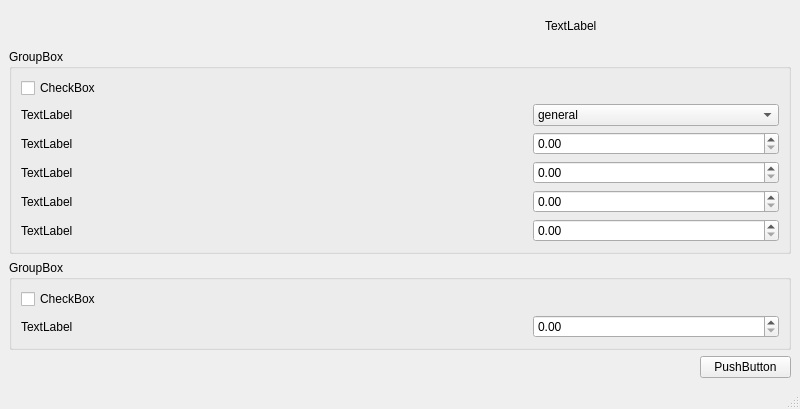
<?xml version="1.0" encoding="UTF-8"?>
<ui version="4.0">
 <class>EnoughCapitalInvPortfolioMaking</class>
 <widget class="QMainWindow" name="EnoughCapitalInvPortfolioMaking">
  <property name="geometry">
   <rect>
    <x>0</x>
    <y>0</y>
    <width>800</width>
    <height>409</height>
   </rect>
  </property>
  <property name="windowTitle">
   <string>MainWindow</string>
  </property>
  <widget class="QWidget" name="centralwidget">
   <layout class="QGridLayout" name="gridLayout_3">
    <item row="0" column="0">
     <spacer name="horizontalSpacer">
      <property name="orientation">
       <enum>Qt::Horizontal</enum>
      </property>
      <property name="sizeHint" stdset="0">
       <size>
        <width>526</width>
        <height>20</height>
       </size>
      </property>
     </spacer>
    </item>
    <item row="0" column="1">
     <widget class="QLabel" name="enoughCapitalInvPortfMakingLabel">
      <property name="text">
       <string>TextLabel</string>
      </property>
     </widget>
    </item>
    <item row="0" column="2" colspan="2">
     <spacer name="horizontalSpacer_2">
      <property name="orientation">
       <enum>Qt::Horizontal</enum>
      </property>
      <property name="sizeHint" stdset="0">
       <size>
        <width>192</width>
        <height>20</height>
       </size>
      </property>
     </spacer>
    </item>
    <item row="1" column="0" colspan="4">
     <widget class="QGroupBox" name="stocksGroupBox">
      <property name="title">
       <string>GroupBox</string>
      </property>
      <layout class="QGridLayout" name="gridLayout">
       <item row="0" column="0" colspan="2">
        <widget class="QCheckBox" name="stockEmissionCheckBox">
         <property name="text">
          <string>CheckBox</string>
         </property>
        </widget>
       </item>
       <item row="0" column="2" colspan="2">
        <spacer name="horizontalSpacer_3">
         <property name="orientation">
          <enum>Qt::Horizontal</enum>
         </property>
         <property name="sizeHint" stdset="0">
          <size>
           <width>502</width>
           <height>20</height>
          </size>
         </property>
        </spacer>
       </item>
       <item row="1" column="0">
        <widget class="QLabel" name="stockTypeLabel">
         <property name="text">
          <string>TextLabel</string>
         </property>
        </widget>
       </item>
       <item row="1" column="1" colspan="2">
        <spacer name="horizontalSpacer_4">
         <property name="orientation">
          <enum>Qt::Horizontal</enum>
         </property>
         <property name="sizeHint" stdset="0">
          <size>
           <width>452</width>
           <height>20</height>
          </size>
         </property>
        </spacer>
       </item>
       <item row="1" column="3">
        <widget class="QComboBox" name="stockTypeComboBox">
         <item>
          <property name="text">
           <string>general</string>
          </property>
         </item>
         <item>
          <property name="text">
           <string>privileged</string>
          </property>
         </item>
        </widget>
       </item>
       <item row="2" column="0">
        <widget class="QLabel" name="initialExpensesLabel">
         <property name="text">
          <string>TextLabel</string>
         </property>
        </widget>
       </item>
       <item row="2" column="1" colspan="2">
        <spacer name="horizontalSpacer_5">
         <property name="orientation">
          <enum>Qt::Horizontal</enum>
         </property>
         <property name="sizeHint" stdset="0">
          <size>
           <width>452</width>
           <height>20</height>
          </size>
         </property>
        </spacer>
       </item>
       <item row="2" column="3">
        <widget class="QDoubleSpinBox" name="initialExpensesDoubleSpinBox"/>
       </item>
       <item row="3" column="0">
        <widget class="QLabel" name="dividendValueLabel">
         <property name="text">
          <string>TextLabel</string>
         </property>
        </widget>
       </item>
       <item row="3" column="1" colspan="2">
        <spacer name="horizontalSpacer_6">
         <property name="orientation">
          <enum>Qt::Horizontal</enum>
         </property>
         <property name="sizeHint" stdset="0">
          <size>
           <width>452</width>
           <height>20</height>
          </size>
         </property>
        </spacer>
       </item>
       <item row="3" column="3">
        <widget class="QDoubleSpinBox" name="dividendValueDoubleSpinBox"/>
       </item>
       <item row="4" column="0">
        <widget class="QLabel" name="dividendGrowthRateLabel">
         <property name="text">
          <string>TextLabel</string>
         </property>
        </widget>
       </item>
       <item row="4" column="1" colspan="2">
        <spacer name="horizontalSpacer_7">
         <property name="orientation">
          <enum>Qt::Horizontal</enum>
         </property>
         <property name="sizeHint" stdset="0">
          <size>
           <width>452</width>
           <height>20</height>
          </size>
         </property>
        </spacer>
       </item>
       <item row="4" column="3">
        <widget class="QDoubleSpinBox" name="dividendGrowthRateDoubleSpinBox"/>
       </item>
       <item row="5" column="0">
        <widget class="QLabel" name="stockCountLabel">
         <property name="text">
          <string>TextLabel</string>
         </property>
        </widget>
       </item>
       <item row="5" column="1" colspan="2">
        <spacer name="horizontalSpacer_8">
         <property name="orientation">
          <enum>Qt::Horizontal</enum>
         </property>
         <property name="sizeHint" stdset="0">
          <size>
           <width>452</width>
           <height>20</height>
          </size>
         </property>
        </spacer>
       </item>
       <item row="5" column="3">
        <widget class="QDoubleSpinBox" name="stockCountDoubleSpinBox"/>
       </item>
      </layout>
     </widget>
    </item>
    <item row="2" column="0" colspan="4">
     <widget class="QGroupBox" name="undistributedProfitGroupBox">
      <property name="title">
       <string>GroupBox</string>
      </property>
      <layout class="QGridLayout" name="gridLayout_2">
       <item row="0" column="0" colspan="2">
        <widget class="QCheckBox" name="undistributedProfitExistanceCheckBox">
         <property name="text">
          <string>CheckBox</string>
         </property>
        </widget>
       </item>
       <item row="0" column="2" colspan="2">
        <spacer name="horizontalSpacer_9">
         <property name="orientation">
          <enum>Qt::Horizontal</enum>
         </property>
         <property name="sizeHint" stdset="0">
          <size>
           <width>502</width>
           <height>20</height>
          </size>
         </property>
        </spacer>
       </item>
       <item row="1" column="0">
        <widget class="QLabel" name="undistributedProfitValueLabel">
         <property name="text">
          <string>TextLabel</string>
         </property>
        </widget>
       </item>
       <item row="1" column="1" colspan="2">
        <spacer name="horizontalSpacer_10">
         <property name="orientation">
          <enum>Qt::Horizontal</enum>
         </property>
         <property name="sizeHint" stdset="0">
          <size>
           <width>452</width>
           <height>20</height>
          </size>
         </property>
        </spacer>
       </item>
       <item row="1" column="3">
        <widget class="QDoubleSpinBox" name="undistributedProfitValueDoubleSpinBox"/>
       </item>
      </layout>
     </widget>
    </item>
    <item row="3" column="0" colspan="3">
     <spacer name="horizontalSpacer_11">
      <property name="orientation">
       <enum>Qt::Horizontal</enum>
      </property>
      <property name="sizeHint" stdset="0">
       <size>
        <width>679</width>
        <height>20</height>
       </size>
      </property>
     </spacer>
    </item>
    <item row="3" column="3">
     <widget class="QPushButton" name="makeInvPortfolioPushButton">
      <property name="text">
       <string>PushButton</string>
      </property>
     </widget>
    </item>
   </layout>
  </widget>
  <widget class="QMenuBar" name="menubar">
   <property name="geometry">
    <rect>
     <x>0</x>
     <y>0</y>
     <width>800</width>
     <height>21</height>
    </rect>
   </property>
  </widget>
  <widget class="QStatusBar" name="statusbar"/>
 </widget>
 <resources/>
 <connections/>
</ui>
